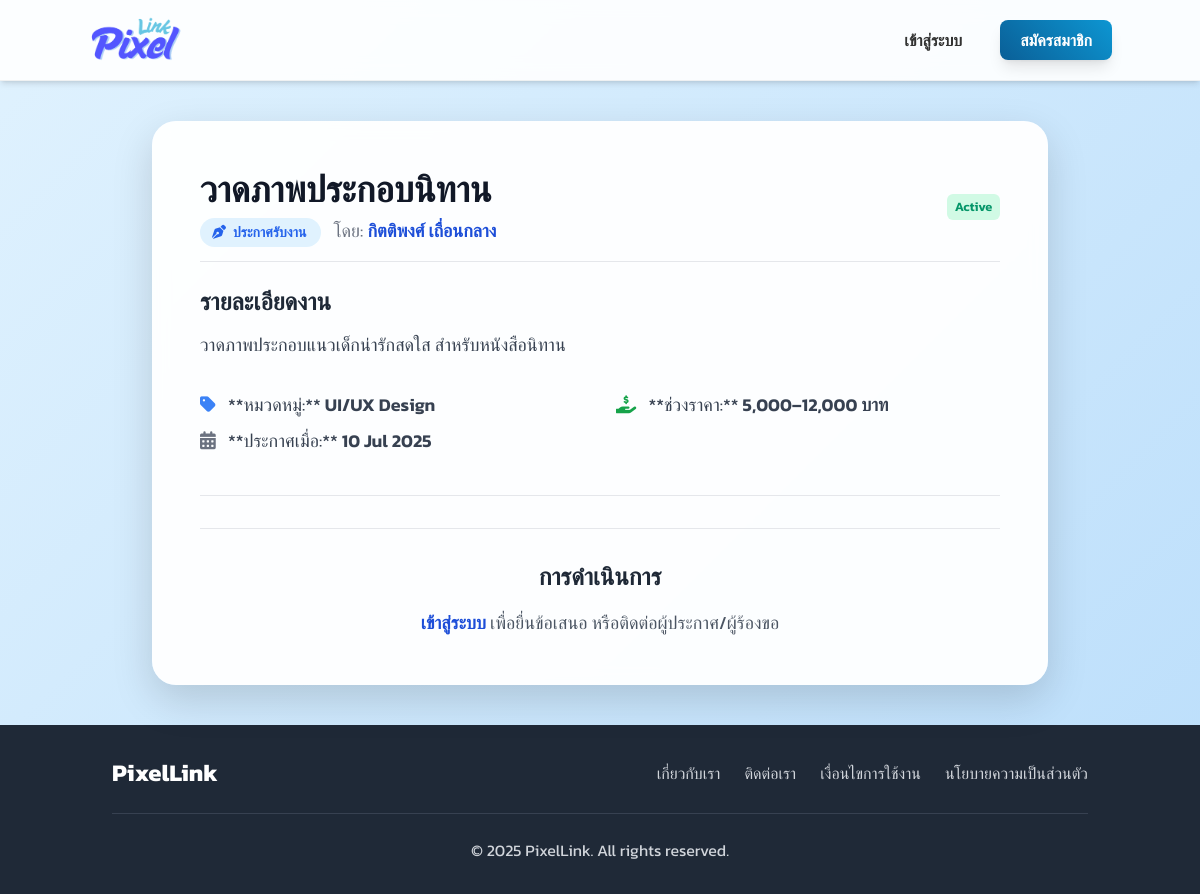
The app's page /job_detail.php?id=15&type=posting with its own data.
### tables this page shows
CREATE TABLE `job_postings` (
  `post_id` int(11) NOT NULL,
  `designer_id` int(11) NOT NULL,
  `title` varchar(255) NOT NULL,
  `description` text DEFAULT NULL,
  `category_id` int(11) DEFAULT NULL,
  `price_range` varchar(100) DEFAULT NULL,
  `posted_date` timestamp NOT NULL DEFAULT current_timestamp(),
  `status` enum('active','inactive','completed') DEFAULT 'active',
  `client_id` int(11) NOT NULL,
  `main_image_id` int(11) DEFAULT NULL
);

CREATE TABLE `users` (
  `user_id` int(11) NOT NULL,
  `username` varchar(50) NOT NULL,
  `password` varchar(255) NOT NULL,
  `email` varchar(100) NOT NULL,
  `first_name` varchar(100) NOT NULL,
  `last_name` varchar(100) NOT NULL,
  `phone_number` varchar(20) NOT NULL,
  `user_type` enum('admin','designer','client') NOT NULL,
  `registration_date` timestamp NOT NULL DEFAULT current_timestamp(),
  `is_approved` tinyint(1) DEFAULT 0,
  `is_active` tinyint(1) DEFAULT 1,
  `last_login` timestamp NULL DEFAULT NULL
);

CREATE TABLE `job_categories` (
  `category_id` int(11) NOT NULL,
  `category_name` varchar(100) NOT NULL
);

### job_detail.php (the view, shortened to what this page needs)
<?php
$servername = "localhost";
$username = "root";
$password = "";
$dbname = "pixellink";
$condb = new mysqli($servername, $username, $password, $dbname);
$condb->set_charset("utf8mb4");
$job_data = null;
$error_message = '';
$job_type = '';
$loggedInUserName = '';
if (isset($_GET['id']) && is_numeric($_GET['id']) && isset($_GET['type'])) {
    $job_id = (int)$_GET['id'];
    $job_type = $_GET['type'];
    if ($job_type === 'posting') {
        $sql = "SELECT
                    jp.post_id AS id,
                    jp.title,
                    jp.description,
                    jp.price_range,
                    jp.posted_date,
                    jp.status,
                    'job_posting' AS type_display,
                    u.user_id AS owner_id,
                    u.first_name,
                    u.last_name,
                    u.user_type AS owner_type,
                    jc.category_name
                FROM job_postings AS jp
                JOIN users AS u ON jp.designer_id = u.user_id
                LEFT JOIN job_categories AS jc ON jp.category_id = jc.category_id
                WHERE jp.post_id = ? AND jp.status = 'active'";
        $stmt = $condb->prepare($sql);
        if ($stmt === false) {
            error_log("SQL Prepare Error (job_posting detail): " . $condb->error);
            $error_message = "เกิดข้อผิดพลาดทางเทคนิคในการดึงข้อมูลประกาศรับงาน";
        } else {
            $stmt->bind_param("i", $job_id);
            $stmt->execute();
            $result = $stmt->get_result();
            if ($result->num_rows === 1) {
                $job_data = $result->fetch_assoc();
            } else {
                $error_message = "ไม่พบประกาศรับงานนี้ หรือประกาศถูกปิดไปแล้ว";
            }
        }
    } else {
        $error_message = "ประเภทงานที่ระบุไม่ถูกต้อง";
    }
} else {
    $error_message = "ไม่พบ Job ID หรือประเภทงานที่ระบุ";
}
?>
<!DOCTYPE html>
<html lang="th">
<head>
    <script src="https://cdn.tailwindcss.com"></script>
    <link rel="stylesheet" href="https://cdnjs.cloudflare.com/ajax/libs/font-awesome/6.0.0-beta3/css/all.min.css">
    <link href="https://cdn.jsdelivr.net/npm/sweetalert2@11/dist/sweetalert2.min.css" rel="stylesheet" />
</head>
<body class="flex flex-col">
    <nav class="navbar p-4 shadow-md sticky top-0 z-50">
        <div class="container mx-auto flex justify-between items-center">
            <a href="index.php" class="transition duration-300 hover:opacity-80">
                <img src="dist/img/logo.png" alt="PixelLink Logo" class="h-12"> </a>
            <div class="space-x-2 sm:space-x-4 flex items-center">
                <?php if (isset($_SESSION['user_id'])) : ?>
                    <span class="text-gray-700 font-medium">สวัสดี, <?= htmlspecialchars($loggedInUserName) ?>!</span>
                    <a href="designer/view_profile.php?user_id=<?php echo $_SESSION['user_id']; ?>" class="
                        bg-blue-500 text-white
                        px-3 py-1.5 sm:px-5 sm:py-2
                        rounded-lg font-medium
                        shadow-md hover:shadow-lg hover:scale-105 transition-all duration-300
                        focus:outline-none focus:ring-2 focus:ring-blue-300
                    ">
                        <i class="fas fa-user-circle mr-1"></i> ดูโปรไฟล์
                    </a>
                    <a href="/logout.php" class="
                        bg-red-500 text-white
                        px-3 py-1.5 sm:px-5 sm:py-2
                        rounded-lg font-medium
                        shadow-md hover:shadow-lg hover:scale-105 transition-all duration-300
                        focus:outline-none focus:ring-2 focus:ring-red-300
                    ">
                        <i class="fas fa-sign-out-alt mr-1"></i> ออกจากระบบ
                    </a>
                <?php else : ?>
                    <a href="login.php"
                        class="px-5 py-2 rounded-lg font-semibold border-2 border-transparent hover:border-blue-500 hover:text-blue-500 transition duration-300">เข้าสู่ระบบ</a>
                    <a href="register.php"
                        class="btn-primary px-5 py-2 rounded-lg font-semibold shadow-lg">สมัครสมาชิก</a>
                <?php endif; ?>
            </div>
        </div>
    </nav>
    <main class="flex-grow flex items-center justify-center py-10 px-4">
        <?php if (!empty($error_message)) : ?>
            <div class="bg-red-100 border border-red-400 text-red-700 px-6 py-4 rounded-lg shadow-md text-center max-w-md mx-auto">
                <span class="block sm:inline"><i class="fas fa-exclamation-circle mr-2"></i><?= htmlspecialchars($error_message) ?></span>
                <p class="mt-3 text-sm">หากคุณต้องการค้นหางาน ท่านสามารถกลับไปที่ <a href="index.php#job-postings" class="font-semibold text-blue-700 hover:underline">หน้าหลัก</a> เพื่อค้นหา</p>
            </div>
        <?php elseif ($job_data) : ?>
            <div class="job-detail-card w-full max-w-4xl p-8 md:p-12 text-left">
                <div class="flex items-center justify-between mb-6 border-b pb-4">
                    <div>
                        <h1 class="text-4xl font-extrabold text-gray-900 mb-2"><?= htmlspecialchars($job_data['title']) ?></h1>
                        <p class="text-lg text-gray-600">
                            <span class="badge-info px-3 py-1 rounded-full text-sm font-semibold">
                                <i class="fas <?= $job_type === 'posting' ? 'fa-pen-nib' : 'fa-lightbulb' ?> mr-1"></i>
                                <?= $job_type === 'posting' ? 'ประกาศรับงาน' : 'งานร้องขอ' ?>
                            </span>
                            <span class="ml-3 text-gray-500">โดย: <a href="designer/view_profile.php?user_id=<?= $job_data['owner_id'] ?>" class="font-semibold text-blue-700 hover:underline"><?= htmlspecialchars($job_data['first_name'] . ' ' . $job_data['last_name']) ?></a></span>
                        </p>
                    </div>
                    <span class="badge-status
                        <?php
                            $status_class = '';
                            switch ($job_data['status']) {
                                case 'active': $status_class = 'status-active'; break;
                            }
                            echo $status_class;
                        ?>">
                        <?= ucfirst(str_replace('_', ' ', $job_data['status'])) ?>
                    </span>
                </div>
                <div class="mb-8">
                    <h2 class="text-2xl font-bold text-gray-800 mb-3">รายละเอียดงาน</h2>
                    <p class="text-lg text-gray-700 leading-relaxed"><?= nl2br(htmlspecialchars($job_data['description'])) ?></p>
                </div>
                <div class="grid grid-cols-1 md:grid-cols-2 gap-x-8 gap-y-4 mb-8 border-b pb-8">
                    <div>
                        <p class="text-gray-700 text-lg mb-2">
                            <i class="fas fa-tag text-blue-500 mr-2"></i>
                            **หมวดหมู่:** <span class="font-semibold"><?= htmlspecialchars($job_data['category_name'] ?? 'ไม่ระบุ') ?></span>
                        </p>
                        <p class="text-gray-700 text-lg mb-2">
                            <i class="fas fa-calendar-alt text-gray-500 mr-2"></i>
                            **ประกาศเมื่อ:** <span class="font-semibold"><?= date('d M Y', strtotime($job_data['posted_date'])) ?></span>
                        </p>
                    </div>
                    <div>
                        <?php if ($job_type === 'posting') : ?>
                            <p class="text-gray-700 text-lg mb-2">
                                <i class="fas fa-hand-holding-usd text-green-600 mr-2"></i>
                                **ช่วงราคา:** <span class="font-semibold"><?= htmlspecialchars($job_data['price_range'] ?? 'สอบถาม') ?></span>
                            </p>
                        <?php endif; ?>
                    </div>
                </div>
                <div class="mt-8 pt-8 border-t border-gray-200 text-center">
                    <h2 class="text-2xl font-bold text-gray-800 mb-4">การดำเนินการ</h2>
                    <div class="flex flex-col sm:flex-row justify-center space-y-4 sm:space-y-0 sm:space-x-4">
                        <?php if (isset($_SESSION['user_id'])) : ?>
                            <?php
                            $isOwner = (isset($_SESSION['user_id']) && $_SESSION['user_id'] == $job_data['owner_id']);
                            ?>
                            <a href="designer/view_profile.php?user_id=<?= htmlspecialchars($job_data['owner_id']) ?>" class="btn-primary px-8 py-4 rounded-full font-bold shadow-md flex items-center justify-center whitespace-nowrap">
                                <i class="fas fa-user-circle mr-2"></i> ดูโปรไฟล์ผู้ประกาศ
                            </a>
                            <?php if ($job_type === 'request' && $_SESSION['user_type'] === 'designer' && !$isOwner) : ?>
                                <a href="apply_job.php?request_id=<?= $job_data['id'] ?>" class="btn-action px-8 py-4 rounded-full font-bold shadow-md flex items-center justify-center whitespace-nowrap">
                                    <i class="fas fa-paper-plane mr-2"></i> ยื่นข้อเสนอ
                                </a>
                            <?php elseif ($job_type === 'posting' && $_SESSION['user_type'] === 'client' && $isOwner) : ?>
                                <a href="client/edit_job_post.php?post_id=<?= $job_data['id'] ?>" class="btn-action px-8 py-4 rounded-full font-bold shadow-md flex items-center justify-center whitespace-nowrap">
                                    <i class="fas fa-edit mr-2"></i> จัดการประกาศ
                                </a>
                            <?php else : ?>
                                <?php if ($isOwner) : ?>
                                    <p class="text-lg text-gray-600">คุณเป็นเจ้าของงานนี้ คุณไม่สามารถยื่นข้อเสนอหรือติดต่อตัวเองได้</p>
                                <?php else : ?>
                                    <p class="text-lg text-gray-600">คุณต้องเป็น
                                        <?php if ($job_type === 'request') echo 'นักออกแบบ'; else echo 'ผู้ว่าจ้าง'; ?>
                                        เพื่อดำเนินการกับงานนี้
                                    </p>
                                <?php endif; ?>
                            <?php endif; ?>
                            <?php if (!$isOwner) : ?>
                                <a href="messages.php?to_user=<?= $job_data['owner_id'] ?>" class="btn-action bg-blue-500 hover:bg-blue-600 px-8 py-4 rounded-full font-bold shadow-md flex items-center justify-center whitespace-nowrap">
                                    <i class="fas fa-comments mr-2"></i> ส่งข้อความถึง <?= htmlspecialchars($job_data['first_name']) ?>
                                </a>
                            <?php endif; ?>
                        <?php else : ?>
                            <p class="text-lg text-gray-600">
                                <a href="login.php" class="font-semibold text-blue-700 hover:underline">เข้าสู่ระบบ</a> เพื่อยื่นข้อเสนอ หรือติดต่อผู้ประกาศ/ผู้ร้องขอ
                            </p>
                        <?php endif; ?>
                    </div>
                </div>
            </div>
        <?php endif; ?>
    </main>
    <footer class="bg-gray-800 text-gray-300 py-8 mt-auto">
        <div class="container mx-auto px-6 text-center">
            <div class="flex flex-col md:flex-row justify-between items-center mb-6">
                <a href="../designer/main.php" class="text-2xl font-bold text-white mb-4 md:mb-0">PixelLink</a>
                <div class="flex space-x-6">
                    <a href="#" class="hover:text-white transition duration-300">เกี่ยวกับเรา</a>
                    <a href="#" class="hover:text-white transition duration-300">ติดต่อเรา</a>
                    <a href="#" class="hover:text-white transition duration-300">เงื่อนไขการใช้งาน</a>
                    <a href="#" class="hover:text-white transition duration-300">นโยบายความเป็นส่วนตัว</a>
                </div>
            </div>
            <hr class="border-gray-700 my-6">
            <p>&copy; <?php echo date('Y'); ?> PixelLink. All rights reserved.</p>
        </div>
    </footer>
</body>
</html>

### job_detail.php (style rules this page uses)
* { font-family: 'Kanit', sans-serif; font-style: normal; font-weight: 400; }
body { background: linear-gradient(135deg, #e0f2fe, #bbdefb); color: #333; min-height: 100vh; overflow-x: hidden; }
.navbar { background-color: rgba(255, 255, 255, 0.9); backdrop-filter: blur(10px); -webkit-backdrop-filter: blur(10px); border-bottom: 1px solid rgba(0, 0, 0, 0.05); }
.btn-primary { background: linear-gradient(45deg, #0a5f97 0%, #0d96d2 100%); color: white; transition: all 0.3s ease; box-shadow: 0 4px 15px rgba(13, 150, 210, 0.3); }
.job-detail-card { background: rgba(255, 255, 255, 0.95); backdrop-filter: blur(8px); -webkit-backdrop-filter: blur(8px); border-radius: 1.5rem; box-shadow: 0 15px 40px rgba(0,0,0,0.15); }
.badge-info { background-color: #e0f2fe; color: #2563eb; }
.badge-status { font-size: 0.8em; font-weight: 600; padding: 0.25em 0.6em; border-radius: 0.375rem; }
.status-active { background-color: #d1fae5; color: #059669; }

### records on screen
job_postings: title "วาดภาพประกอบนิทาน", designer.last_name "กิตติพงศ์ เถื่อนกลาง", status "Active", description "วาดภาพประกอบแนวเด็กน่ารักสดใส สำหรับหนังสือนิทาน", category.category_name "UI/UX Design", posted_date "10 Jul 2025", price_range "5,000–12,000 บาท"
